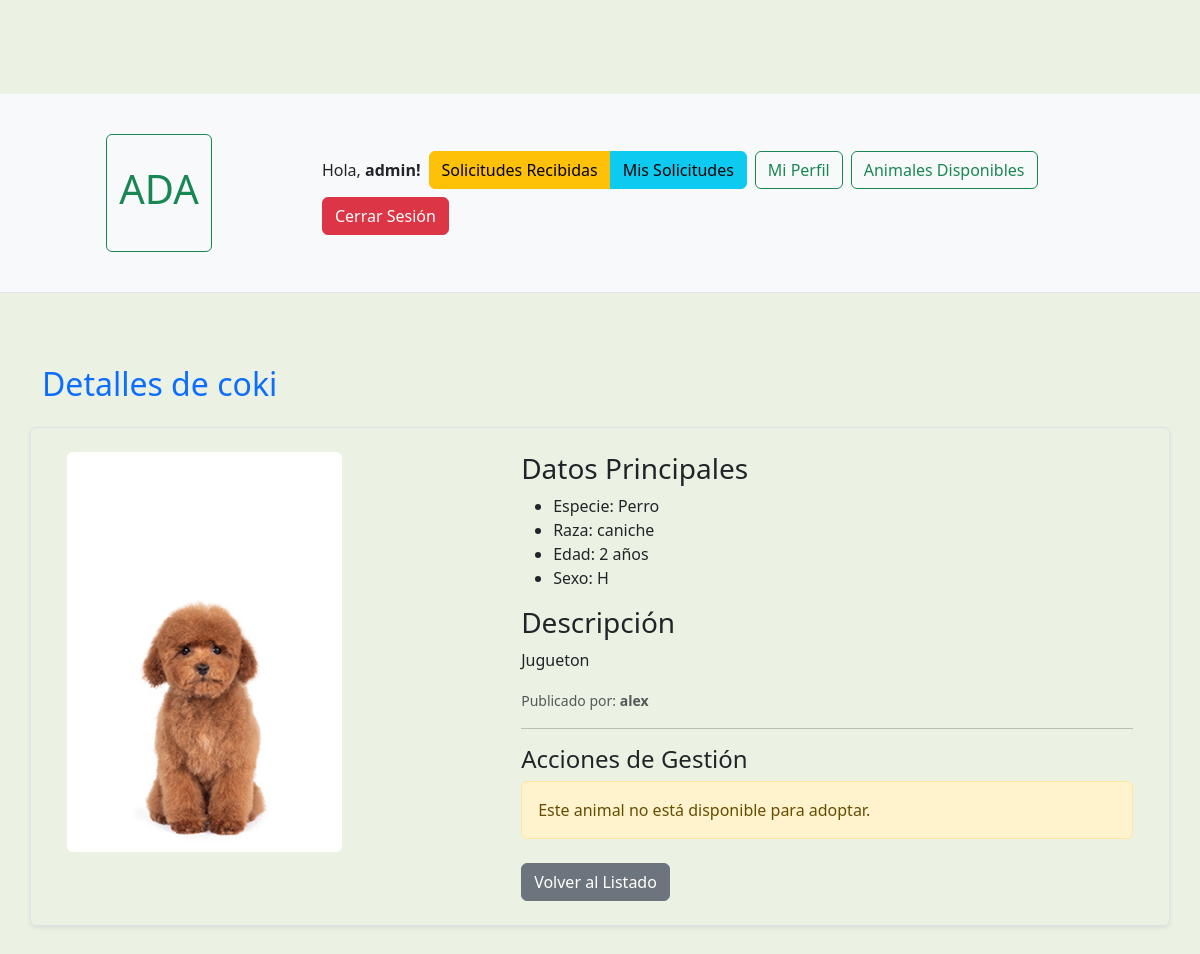
The page /animales/12/ (signed in) on the database its author committed.
### animales/models.py (models this page shows, shortened)
class Animal(models.Model):
    nombre = models.CharField(max_length=100)
    raza = models.CharField(max_length=100)
    especie = models.CharField(max_length=50)
    edad = models.IntegerField()
    SEXO_CHOICES = [ #opciones de genero
        ('M', 'Macho'),
        ('H', 'Hembra'),
    ]
    sexo = models.CharField(max_length=1, choices=SEXO_CHOICES)
    descripcion = models.TextField()
    foto = models.ImageField(upload_to='animales_fotos/', blank=True, null=True)
    disponible = models.BooleanField(default=True)# si el estado es disponible
    subido_por = models.ForeignKey(User, on_delete=models.CASCADE, related_name='animales_publicados')
    fecha_subida = models.DateTimeField(auto_now_add=True)
    adoptado = models.BooleanField(default=False)# Campo para el estado de adopción
    fecha_adopcion = models.DateTimeField(null=True, blank=True)# Campo para el estado de adopción

### animales/views.py (the view)
# urls.py: path('<int:pk>/', views.DetalleAnimal.as_view(), name='detalle_animal'),
class DetalleAnimal(DetailView):#muestra info detallada de un solo animal
    model = Animal
    template_name = 'animales/animal_detail.html'
    context_object_name = 'animal'
    def get_context_data(self, **kwargs):
        context = super().get_context_data(**kwargs)
        animal = self.get_object()
        context['puede_adoptar'] = True
        context['solicitud_aprobada'] = False
        if self.request.user.is_authenticated:
            if animal.subido_por == self.request.user:
                context['puede_adoptar'] = False
            aprobada = SolicitudAdopcion.objects.filter(
                animal=animal,
                adoptante=self.request.user,
                estado='APROBADA'
            ).exists()
            if aprobada:
                context['puede_adoptar'] = False
                context['solicitud_aprobada'] = True #usamos bandera para el mensaje
        if not animal.disponible and not context['solicitud_aprobada']:
             context['puede_adoptar'] = False
        return context

### animales/templates/animales/animal_detail.html (shortened to what this page needs)
{% extends 'base.html' %}
{% block content %}
    <h2 class="text-primary mb-4">Detalles de {{ animal.nombre }}</h2>
    <div class="row border p-4 rounded shadow-sm">
        <div class="col-md-5 mb-3 mb-md-0">
            {% if animal.foto %}
                <img src="{{ animal.foto.url }}" alt="Foto de {{ animal.nombre }}"
                    class="img-fluid rounded" style="max-height: 400px; object-fit: cover;">
            {% else %}
                <p class="alert alert-warning">No hay foto disponible</p>
            {% endif %}
        </div>
        <div class="col-md-7">
            <h3>Datos Principales</h3>
            <ul>
                <li>Especie: {{ animal.especie }}</li>
                <li>Raza: {{ animal.raza }}</li>
                <li>Edad: {{ animal.edad }} años</li>
                <li>Sexo: {{ animal.sexo }}</li>
            </ul>
            <h3>Descripción</h3>
            <p>{{ animal.descripcion }}</p>
            {% if animal.subido_por %}
                <p>
                    <small class="text-muted">
                        Publicado por: <strong>{{ animal.subido_por.username }}</strong>
                    </small>
                </p>
            {% endif %}
            <hr>
            <div class="acciones">
                <h4>Acciones de Gestión</h4>
                {% if solicitud_aprobada %}
                    <div class="alert alert-success">
                        ¡Felicitaciones! Tu solicitud para {{ animal.nombre }} fué aprobada.
                        {{ animal.subido_por.username }} te va acontactar.
                    </div>
                {% elif puede_adoptar %}
                    <a href="{% url 'animales:adoptar_confirmacion' pk=animal.pk %}" class="btn btn-success">
                        Adoptar este Animal
                    </a>
                {% else %}
                    {% if not animal.disponible and not solicitud_aprobada %}
                        <div class="alert alert-warning">
                            Este animal no está disponible para adoptar.
                        </div>
                    {% elif animal.subido_por == user and animal.disponible %}
                        <a href="{% url 'animales:modificar_animal' pk=animal.pk %}" class="btn btn-info">Modificar</a>
                        <a href="{% url 'animales:eliminar_animal' pk=animal.pk %}" class="btn btn-danger">Eliminar</a>
                    {% endif %}
                {% endif %}
                <a href="{% url 'animales:lista_animales' %}" class="btn btn-secondary mt-2">
                    Volver al Listado
                </a>
            </div>
            </div>
    </div>
{% endblock %}

### templates/base.html (shortened to what this page needs)
{% load static %}
<!DOCTYPE html>
<html lang="es">
<head>
    <link href="https://cdn.jsdelivr.net/npm/bootstrap@5.3.3/dist/css/bootstrap.min.css"
            rel="stylesheet"
>
    <link rel="stylesheet"
            href="https://cdnjs.cloudflare.com/ajax/libs/font-awesome/5.15.4/css/all.min.css"
 />
    <link rel="stylesheet" href="{% static 'css/estilos.css' %}">
</head>
<body>
    <header class="container-fluid py-3 bg-light border-bottom">
        <div class="d-flex justify-content-between align-items-center">
            <a href="{% url 'home' %}" class="btn btn-outline-success me-3" style="text-decoration: none;">
                <h1>ADA</h1>
            </a>
            <nav class="d-flex align-items-center flex-wrap gap-2">
    {% if user.is_authenticated %}
        <span class="text-dark">Hola, <strong>{{ user.username }}!</strong></span>
        <div class="btn-group">
            <a href="{% url 'animales:gestionar_solicitudes' %}" class="btn btn-warning">
                Solicitudes Recibidas
            </a>
            <a href="{% url 'animales:mis_solicitudes' %}" class="btn btn-info">
                Mis Solicitudes
            </a>
        </div>
        <a href="{% url 'usuarios:modificar_perfil' %}" class="btn btn-outline-success">
            Mi Perfil
        </a>
        <a href="{% url 'animales:lista_animales' %}" class="btn btn-outline-success">
            Animales Disponibles
        </a>
        <form method="post" action="{% url 'logout' %}">
            <button type="submit" class="btn btn-danger">
                Cerrar Sesión
            </button>
        </form>
    {% endif %}
</nav>
        </div>
    </header>
    <div class="container mt-4">
        {% block content %}
        {% endblock %}
    </div>
</body>
</html>

### static/css/estilos.css (style rules this page uses)
body { background-color: rgba(229, 238, 219, 0.76) !important; padding-top: 70px; }

### templates/base.html (style rules this page uses)
body { font-family: Arial, sans-serif; }

### rows shown on the page
Animal: nombre "coki", foto (picture), especie "Perro", raza "caniche", edad "2", sexo "H", descripcion "Jugueton", subido_por.username "alex"

### other values the page prints
{{ user.username }} "admin"
